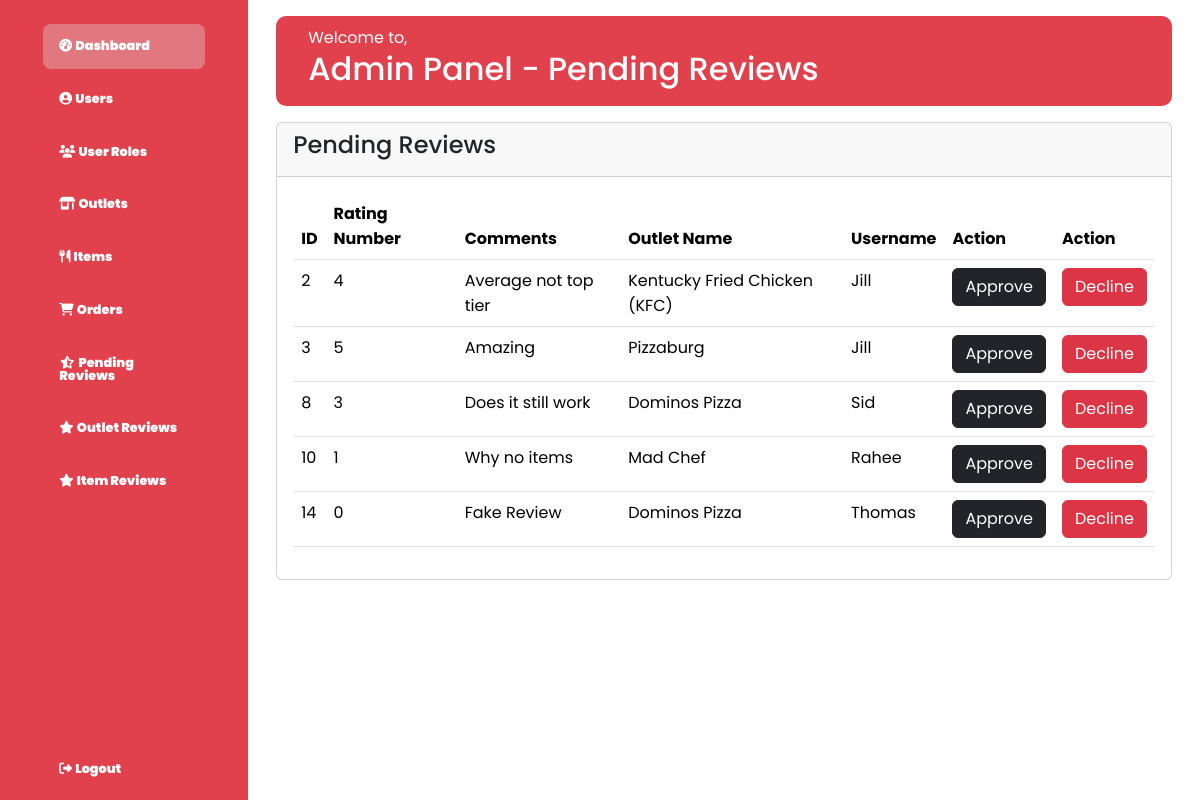
/Adminpanel/admin-p-reviews.php, run on the app's committed database.
### tables this page shows
CREATE TABLE `franchise_review` (
  `id` int(11) NOT NULL,
  `rating_number` tinyint(4) NOT NULL,
  `comments` varchar(255) NOT NULL,
  `franchise_id` int(11) NOT NULL,
  `user_id` int(11) NOT NULL
);

CREATE TABLE `pending_review` (
  `id` int(11) NOT NULL,
  `approval` enum('Pending','Approved','Declined','') NOT NULL,
  `franchise_review` int(11) NOT NULL
);

CREATE TABLE `franchise` (
  `id` int(11) NOT NULL,
  `name` varchar(255) NOT NULL,
  `description` varchar(255) NOT NULL,
  `address` varchar(255) NOT NULL,
  `phone` varchar(255) NOT NULL,
  `availability` varchar(255) NOT NULL,
  `logo` varchar(400) NOT NULL,
  `user_id` int(11) NOT NULL
);

CREATE TABLE `user` (
  `id` int(11) NOT NULL,
  `username` varchar(255) NOT NULL,
  `password` varchar(255) NOT NULL,
  `email` varchar(255) NOT NULL,
  `address` varchar(255) NOT NULL,
  `phone` varchar(255) NOT NULL,
  `avatar` varchar(400) NOT NULL,
  `user_role` int(11) NOT NULL
);

### Adminpanel/admin-p-reviews.php (the view, shortened to what this page needs)
<?php include('../inc/server.php'); ?>
<html lang="en">
<head>
    <link rel="stylesheet" href="https://cdnjs.cloudflare.com/ajax/libs/font-awesome/6.4.0/css/all.min.css">
    <link rel="stylesheet" href="../css/bootstrap.min.css">
    <link rel="stylesheet" href="../css/admin.css">
</head>
<body>
    <div class="sidebar">
        <div class="logo">
            <ul class="menu">
                <li class="active">
                    <a href="../adminpan.php">
                        <i class="fas fa-tachometer-alt">
                            <span>Dashboard</span>
                        </i>
                    </a>
                </li>
                <li>
                    <a href="admin-users.php">
                        <i class="fas fa-solid fa-circle-user">
                            <span>Users</span>
                        </i>
                    </a>
                </li>
                <li>
                    <a href="admin-user-roles.php">
                        <i class="fa-solid fa-users">
                            <span>User Roles</span>
                        </i>
                    </a>
                </li>
                <li>
                    <a href="admin-outlets.php">
                        <i class="fas fa-solid fa-shop">
                            <span>Outlets</span>
                        </i>
                    </a>
                </li>
                <li>
                    <a href="admin-items.php">
                        <i class="fa-solid fa-utensils">
                            <span>Items</span>
                        </i>
                    </a>
                </li>
                <li>
                    <a href="admin-orders.php">
                        <i class="fas fa-cart-shopping">
                            <span>Orders</span>
                        </i>
                    </a>
                </li>
                <li>
                    <a href="admin-p-reviews.php">
                        <i class="fa-solid fa-star-half-stroke">
                            <span>Pending Reviews</span>
                        </i>
                    </a>
                </li>
                <li>
                    <a href="admin-outlet-review.php">
                        <i class="fa-solid fa-star">
                            <span>Outlet Reviews</span>
                        </i>
                    </a>
                </li>
                <li>
                    <a href="admin-item-review.php">
                        <i class="fa-solid fa-star">
                            <span>Item Reviews</span>
                        </i>
                    </a>
                </li>
                <li class="logout">
                    <a href="../login.php?logout='1'">
                        <i class="fas fa-sign-out-alt">
                            <span>Logout</span>
                        </i>
                    </a>
                </li>
            </ul>
        </div>
    </div>
    <div class="container">
        <div class="main--content">
            <div class="header--wrapper">
                <div class="header--title">
                    <span>Welcome to,</span>
                    <h2>Admin Panel - Pending Reviews</h2>
                </div>
            </div>
            <div class="col-md-12">
                <div class="card">
                    <div class="card-header">
                        <h4>Pending Reviews</h4>
                    </div>
                    <div class="card-body">
                        <table class="table table-hover">
                            <thead>
                                <tr>
                                    <th>ID</th>
                                    <th>Rating Number</th>
                                    <th>Comments</th>
                                    <th>Outlet Name</th>
                                    <th>Username</th>
                                    <th>Action</th>
                                    <th>Action</th>
                                </tr>
                            </thead>
                            <tbody>
                                <?php
                                $query = "SELECT fr.id, fr.rating_number, fr.comments, f.name AS fname, u.username AS uname, pr.franchise_review, pr.id FROM `franchise_review` fr, `franchise` f, `user` u, `pending_review` pr WHERE f.id = fr.franchise_id AND u.id = fr.user_id AND pr.franchise_review=fr.id AND approval= 'Pending' ORDER BY pr.id";
                                $query_run = mysqli_query($db, $query);
                                if (mysqli_num_rows($query_run) > 0) {
                                    foreach($query_run as $row)
                                    {
                                        ?>
                                            <tr>
                                                <td><?= $row['id'] ?></td>
                                                <td><?= $row['rating_number'] ?></td>
                                                <td><?= $row['comments'] ?></td>
                                                <td><?= $row['fname'] ?></td>
                                                <td><?= $row['uname'] ?></td>
                                                <td>
                                                    <form action="../inc/server.php" method="POST">
                                                        <button type="submit" name="pending_review_approve" value="<?=$row['id'] ?>" class="btn btn-dark">Approve</button>
                                                    </form>
                                                </td>
                                                <td>
                                                    <form action="../inc/server.php" method="POST">
                                                        <button type="submit" name="pending_review_decline" value="<?=$row['id'] ?>" class="btn btn-danger">Decline</button>
                                                    </form>
                                                </td>
                                            </tr>
                                        <?php
                                    }
                                }
                                else {
                                ?>
                                    <tr>
                                        <td colspan="7">No Record Found</td>
                                    </tr>
                                <?php
                                }
                                ?>
                            </tbody>
                        </table>
                    </div>
                </div>
            </div>
        </div>
    </div>
</body>
</html>

### css/admin.css (style rules this page uses)
* { margin: 0; padding: 0; border: 0; outline: none; box-sizing: border-box; font-family: "Poppins", sans-serif; }
body { display: flex; align-items: start; }
.sidebar { position: sticky; top: 0; left: 0; bottom: 0; width: 300px; height: 100dvh; padding: 0 1.7rem; color: #fff; background: #E1414C; }
.logo { height: 80px; padding: 16px; }
.menu { height: 88%; position: relative; list-style: none; padding: 0; }
.menu li { padding: 1rem; margin: 8px 0; border-radius: 8px; }
.menu li:hover, .active { background: #e0e0e058; }
.menu a { color: white; font-size: 14px; text-decoration: none; display: flex; align-items: center; gap: 60px; }
.menu a i { font-size: .8rem; }
.logout { position: fixed; bottom: 0; }
.main--content { position: relative; background: white; width: 100%; background-size: 100%; padding: 1rem; }
.header--wrapper { display: flex; justify-content: space-between; align-items: center; flex-wrap: wrap; background-color: #E1414C; border-radius: 10px; padding: 10px 2rem; margin-bottom: 1rem; }
.header--title { color: white; }

### data on the page
franchise_review: pending_review.id "2", rating_number "4", comments "Average not top tier", franchise.name "Kentucky Fried Chicken (KFC)", user.username "Jill"
franchise_review: pending_review.id "3", rating_number "5", comments "Amazing", franchise.name "Pizzaburg", user.username "Jill"
franchise_review: pending_review.id "8", rating_number "3", comments "Does it still work", franchise.name "Dominos Pizza", user.username "Sid"
franchise_review: pending_review.id "10", rating_number "1", comments "Why no items", franchise.name "Mad Chef", user.username "Rahee"
franchise_review: pending_review.id "14", rating_number "0", comments "Fake Review", franchise.name "Dominos Pizza", user.username "Thomas"
